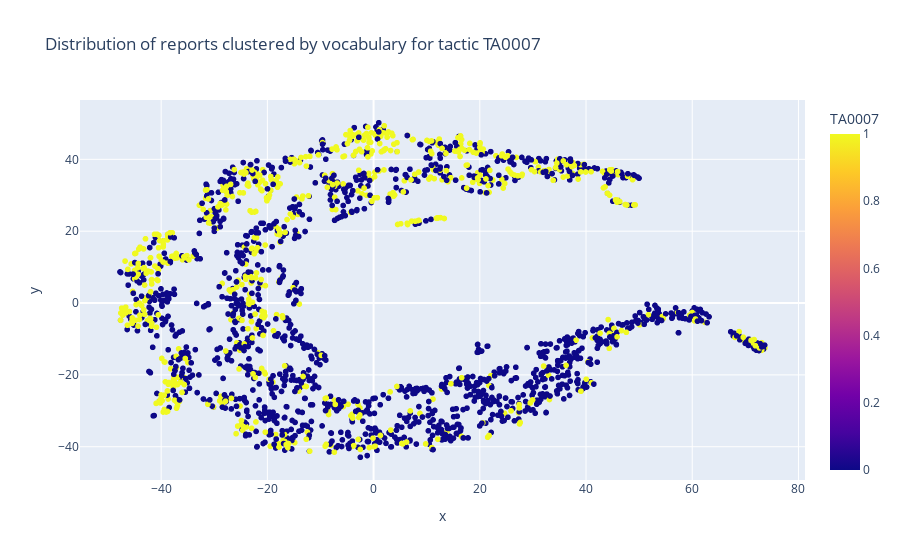

The notebook cell saved with this chart:
### Code cell
# Change the tactic id to identify clusters: 

fig = px.scatter(
    df_embeddings, x ='x', y ='y',
    color='TA0007', labels={'color': 'TA0007'},
    hover_data=['x'], title = 'Distribution of reports clustered by vocabulary for tactic TA0007')
fig.show()

# yellow = has tactic
# blue = doesn't have tactic 
# vocabulary associated with this tactic is quite sparse

### Figure 1 — Plotly figure (JSON) as saved in the notebook; plotly's stock layout.template omitted (floating-point values rounded to 4 significant figures; data arrays with more than 128 entries replaced by an {"elided": "..."} marker saying what was removed)
{"data": [{"hovertemplate": "x=%{x}<br>y=%{y}<br>TA0007=%{marker.color}<extra></extra>", "legendgroup": "", "marker": {"color": {"elided": "2072 int values"}, "coloraxis": "coloraxis", "symbol": "circle"}, "mode": "markers", "name": "", "showlegend": false, "type": "scattergl", "x": {"elided": "2072 float values"}, "xaxis": "x", "y": {"elided": "2072 float values"}, "yaxis": "y"}], "layout": {"coloraxis": {"colorbar": {"title": {"text": "TA0007"}}, "colorscale": [[0, "#0d0887"], [0.1111, "#46039f"], [0.2222, "#7201a8"], [0.3333, "#9c179e"], [0.4444, "#bd3786"], [0.5556, "#d8576b"], [0.6667, "#ed7953"], [0.7778, "#fb9f3a"], [0.8889, "#fdca26"], [1, "#f0f921"]]}, "legend": {"tracegroupgap": 0}, "title": {"text": "Distribution of reports clustered by vocabulary for tactic TA0007"}, "xaxis": {"anchor": "y", "domain": [0, 1], "title": {"text": "x"}}, "yaxis": {"anchor": "x", "domain": [0, 1], "title": {"text": "y"}}}}
